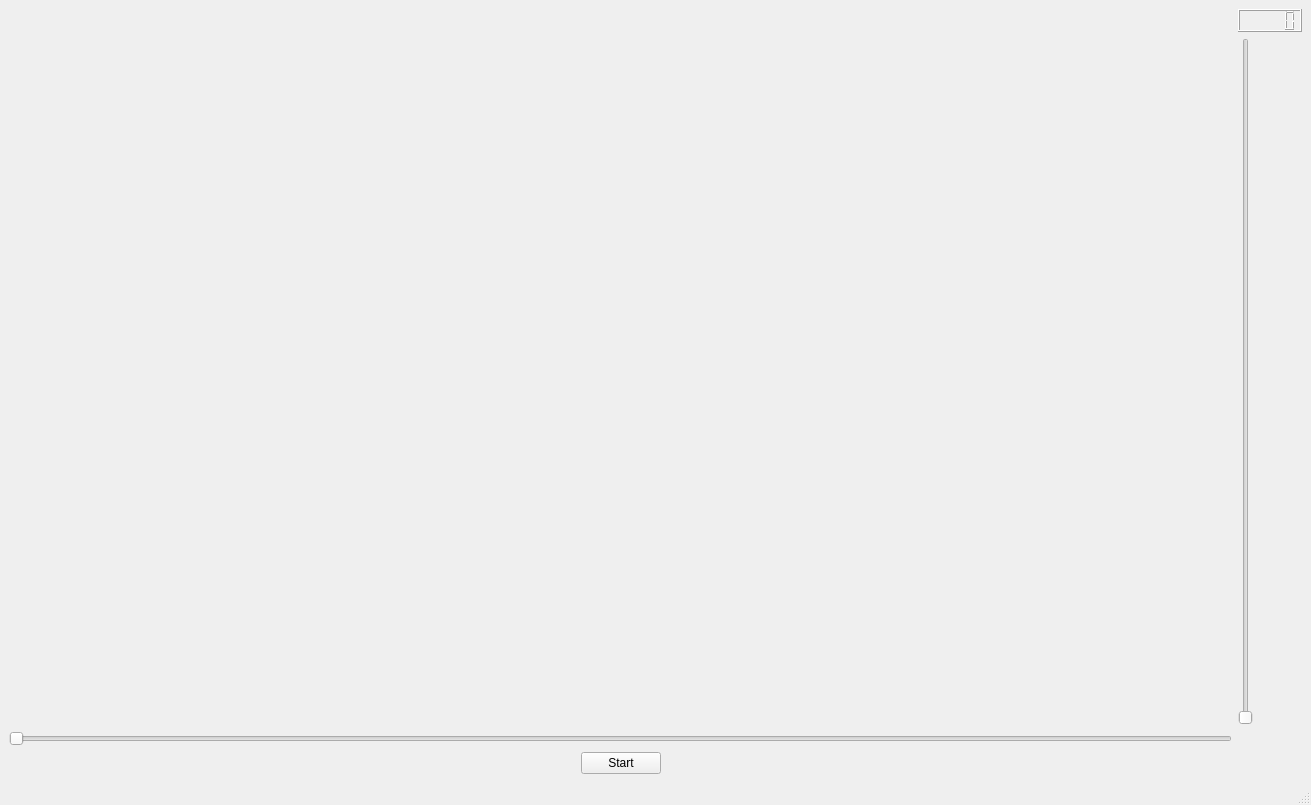
<?xml version="1.0" encoding="UTF-8"?>
<ui version="4.0">
 <class>MainWindow</class>
 <widget class="QMainWindow" name="MainWindow">
  <property name="geometry">
   <rect>
    <x>0</x>
    <y>0</y>
    <width>1311</width>
    <height>805</height>
   </rect>
  </property>
  <property name="windowTitle">
   <string>MainWindow</string>
  </property>
  <widget class="QWidget" name="centralwidget">
   <layout class="QGridLayout" name="gridLayout">
    <item row="0" column="0">
     <layout class="QVBoxLayout" name="layout"/>
    </item>
    <item row="0" column="1">
     <layout class="QVBoxLayout" name="verticalLayout_2">
      <item>
       <widget class="QLCDNumber" name="lcdNumber"/>
      </item>
      <item>
       <widget class="QSlider" name="volumeSlider">
        <property name="maximum">
         <number>100</number>
        </property>
        <property name="orientation">
         <enum>Qt::Vertical</enum>
        </property>
       </widget>
      </item>
     </layout>
    </item>
    <item row="1" column="0">
     <layout class="QVBoxLayout" name="verticalLayout">
      <item>
       <widget class="QSlider" name="timeSlider">
        <property name="styleSheet">
         <string notr="true"/>
        </property>
        <property name="singleStep">
         <number>1</number>
        </property>
        <property name="pageStep">
         <number>10</number>
        </property>
        <property name="sliderPosition">
         <number>0</number>
        </property>
        <property name="tracking">
         <bool>true</bool>
        </property>
        <property name="orientation">
         <enum>Qt::Horizontal</enum>
        </property>
        <property name="invertedAppearance">
         <bool>false</bool>
        </property>
        <property name="invertedControls">
         <bool>true</bool>
        </property>
        <property name="tickPosition">
         <enum>QSlider::NoTicks</enum>
        </property>
       </widget>
      </item>
      <item>
       <layout class="QHBoxLayout" name="horizontalLayout">
        <item>
         <spacer name="horizontalSpacer">
          <property name="orientation">
           <enum>Qt::Horizontal</enum>
          </property>
          <property name="sizeHint" stdset="0">
           <size>
            <width>40</width>
            <height>20</height>
           </size>
          </property>
         </spacer>
        </item>
        <item>
         <widget class="QPushButton" name="start">
          <property name="text">
           <string>Start</string>
          </property>
         </widget>
        </item>
        <item>
         <spacer name="horizontalSpacer_2">
          <property name="orientation">
           <enum>Qt::Horizontal</enum>
          </property>
          <property name="sizeHint" stdset="0">
           <size>
            <width>40</width>
            <height>20</height>
           </size>
          </property>
         </spacer>
        </item>
       </layout>
      </item>
     </layout>
    </item>
   </layout>
  </widget>
  <widget class="QMenuBar" name="menubar">
   <property name="geometry">
    <rect>
     <x>0</x>
     <y>0</y>
     <width>1311</width>
     <height>21</height>
    </rect>
   </property>
  </widget>
  <widget class="QStatusBar" name="statusbar"/>
 </widget>
 <resources/>
 <connections/>
</ui>
